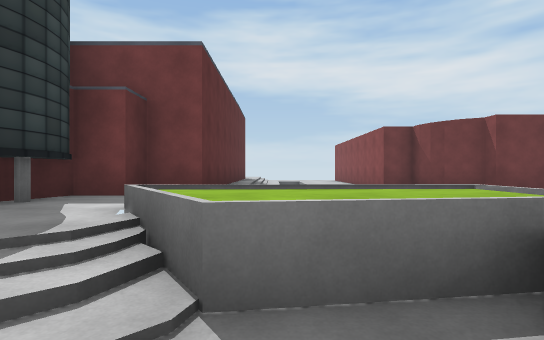
[1] (above)

19 first-person views from a walk through a 3-D level made in the Unity game engine. The camera is 1.3 m above the floor, looks level and sees 80° across. The floor is counted in squares, 2 m on a side. Each view is taken from the middle of a square. On the plan, view 1 faces up. The plan holds only what a view shows up to about 10 squares ahead; the rest is blank. The place goes on beyond the plan. The player is left out. Some surface patterns are stand-ins.

[2]
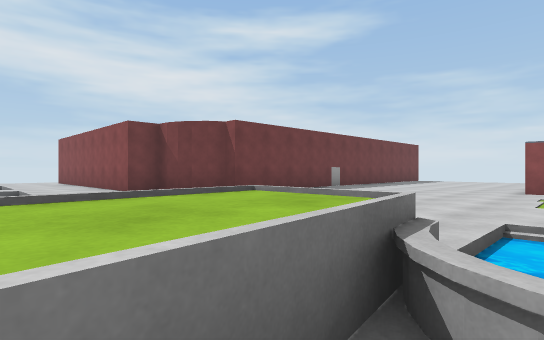

[3]
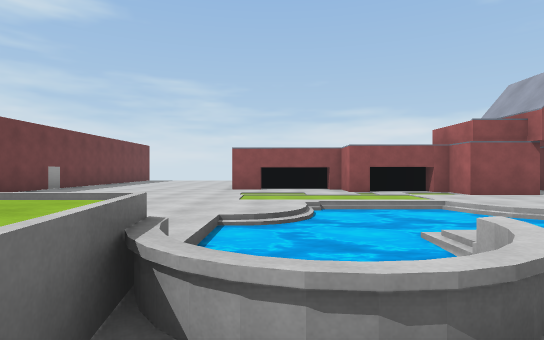

[4]
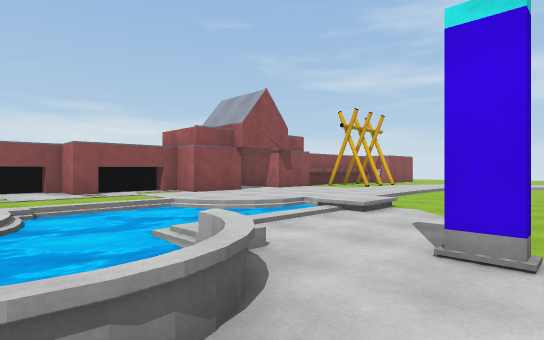

[5]
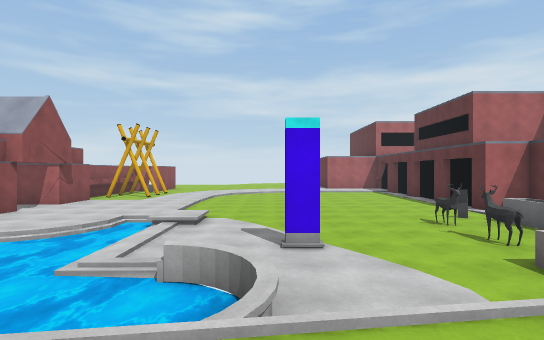

[6]
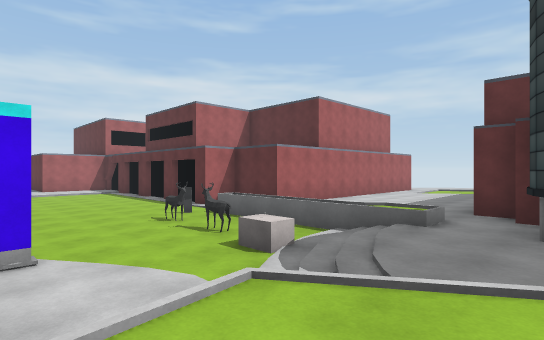

[7]
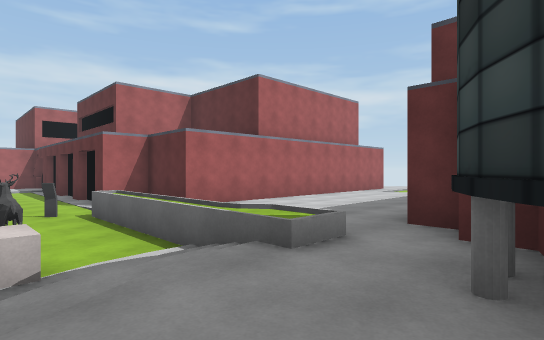

[8]
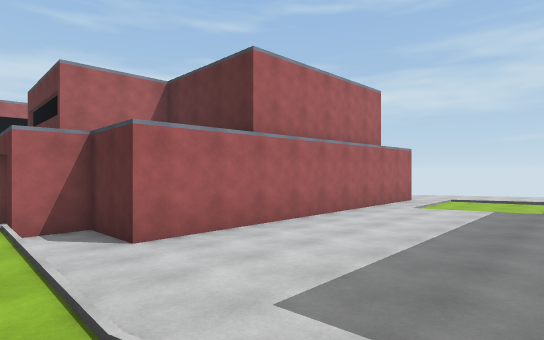

[9]
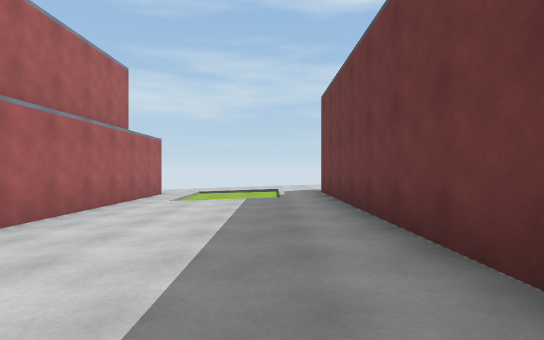

[10]
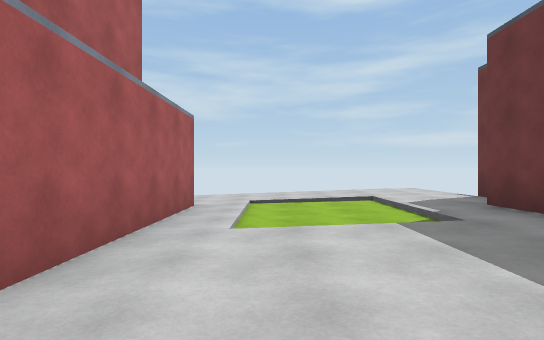

[11]
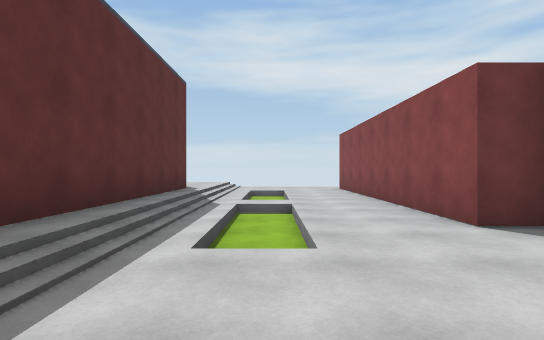

[12]
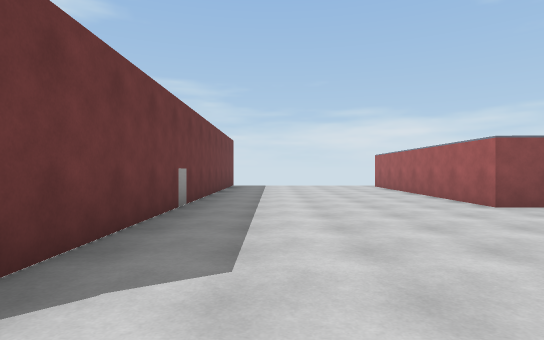

[13]
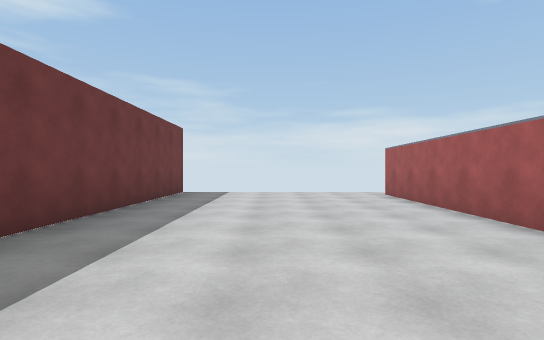

[14]
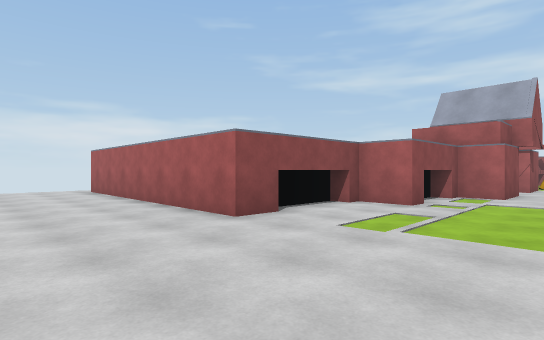

[15]
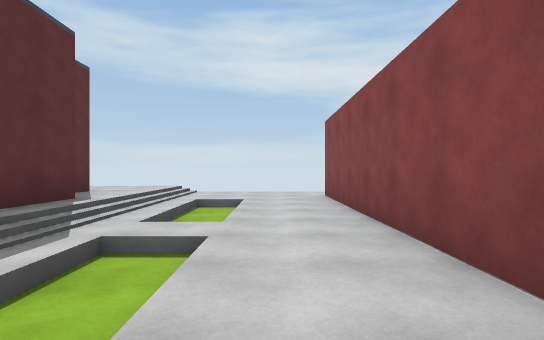

[16]
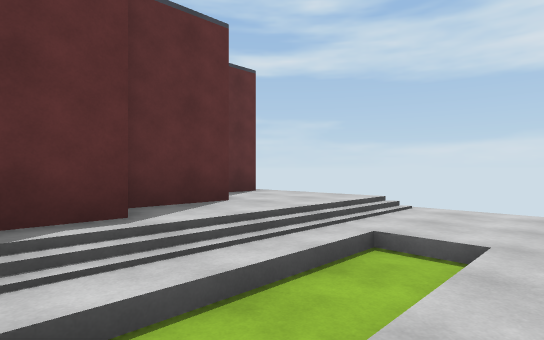

[17]
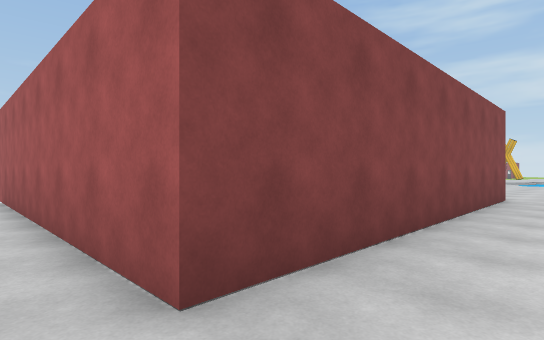

[18]
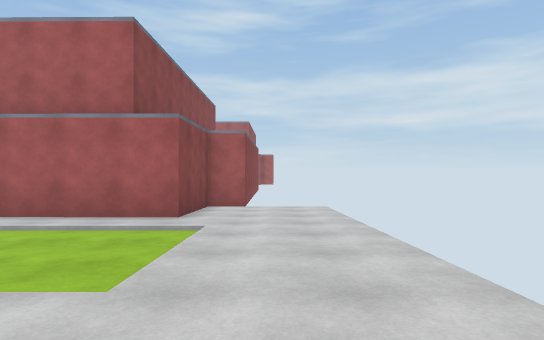

[19]
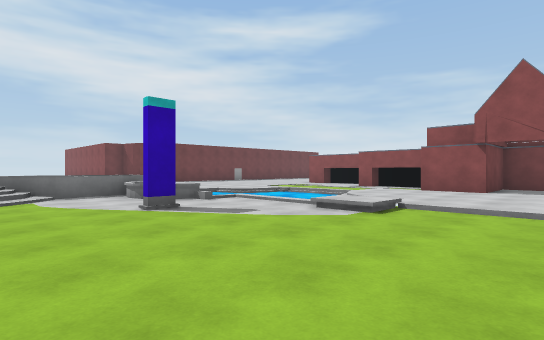

### Floor plan
Key: @ floor where view 1 was taken; # wall or solid block; . main floor; : floor 0.25 m higher than the main floor; - floor 0.25 m lower than the main floor; _ floor 0.5 m lower than the main floor; + floor 0.75 m higher than the main floor; / step, stairs or slope; = window, fence, low wall or low ledge; ≈ water the walk keeps out of; ^ raised ledge; O other object.
Columns run from 18 left of view 1 to 18 right of it. Each row starts with its distance up from view 1.
 18                :::........
 17               #:::....########
 16                 #://..#
 15                 #:/_..#
 14                 #:/_..#
 13                 #://..#
 12                 #://..#
 11                 #:/_..#
 10                 #:/_..##
  9                 #:/_...#
  8                 #:....  #############
  7                 # ..................
  6                ##  . ...............
  5                #:      .............
  4                #:       ............
  3   #         ####:/++/ ..............
  2 ::::#########::::/++/.......#######.
  1 ::::::::::::://///-^≈≈≈..--.#
  0 ::////:::::::///O-@-≈≈≈≈.-..#
 -1 ::/...::::::::+-----//≈≈.-.##
 -2 ../...........+-O--#--≈≈.-.#
 -3 ..............+-------≈...-#
 -4 ...##########.=O-----.≈...##
 -5 ---#        #---------....###
 -6   ##        ##--------......#
 -7              #--------....###

Positions as (right, up) in squares from view 1, and headings:
1: (0, 0), facing up
2: (0, 1), facing up-right
3: (0, 1), facing right
4: (0, 1), facing down-right
5: (1, 3), facing down
6: (1, 3), facing down-left
7: (-2, 3), facing down-left
8: (-4, 1), facing down-left
9: (-5, 0), facing left
10: (-9, -2), facing left
11: (1, 6), facing up
12: (4, 6), facing right
13: (8, 5), facing right
14: (6, 5), facing down-right
15: (2, 9), facing up
16: (2, 13), facing up-left
17: (2, 18), facing down-right
18: (-17, 2), facing down
19: (-2, -7), facing up-right
